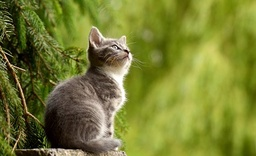
#> input picture Computer Vision/Image Saliency Detection (Python)/Code/cat.jpg, 256 x 156 px, shrunk from 557 x 340 before the run
$ python main.py   (older library calls are emulated)
#> lines starting #> are read from the running program, lines starting #| are printed output that depends on the picture
import cv2
import numpy
import numpy as np


def find_mean(img):
    sum = 0
    rows = img.shape[0]
    cols = img.shape[1]

    for i in range(rows):
        for j in range(cols):
            sum = sum + img[i][j]
    return sum / (rows * cols)


def luminance_contrast(img, n):
    rows = img.shape[0]
    cols = img.shape[1]
    S = np.zeros((rows, cols), np.float32)
    sum = 0.0
    I_bar = find_mean(img)

    for k in range(rows - 4):
        for l in range(cols - 4):
            sum = 0.0
            for i in range(5):
                for j in range(5):
                    sum = sum + img[k + i][l + j]
            average = sum / 25
            S[k][l] = abs(I_bar - average)
            S[k][l] = S[k][l] ** n
    return S


def normalize(img):
    rows = img.shape[0]
    cols = img.shape[1]

    fmin = np.min(img)
    fmax = np.max(img)
    L_C = np.interp(img, (fmin, fmax), (0, 255)).astype(np.uint8)
    # for i in range(rows):
    #     for j in range(cols):
    #         newimg[i][j] = ((img[i][j] - fmin) / (fmax - fmin)) * 255
    return L_C


def tensor_index(I1, I2):
    rows = I1.shape[0]
    cols = I1.shape[1]
    output = np.zeros((rows, cols), np.float32)

    I1 = I1 * I2

    for k in range(rows - 4):
        for l in range(cols - 4):
            sum = 0.0
            for i in range(5):
                for j in range(5):
                    sum = sum + (I1[k + i][l + j])
            output[k][l] = sum
    return output


def structure_tensor(img):
    # Gaussian Blur
    img = cv2.GaussianBlur(img, (3, 3), 7)

    # derivative in x-direction
    Ix = cv2.Sobel(img, cv2.CV_64F, 1, 0, ksize=5)

    # derivative in y-direction
    Iy = cv2.Sobel(img, cv2.CV_64F, 0, 1, ksize=5)

    Ix = tensor_index(Ix, Ix)
    Iy = tensor_index(Iy, Iy)
    IxIy = tensor_index(Ix, Iy)
    return Ix, Iy, IxIy


def Epsilon_calculation(Ix, Iy, IxIy):
    A = np.zeros((2, 2), np.float32)
    rows = img.shape[0]
    cols = img.shape[1]
    Epsilon = np.zeros((rows, cols), np.float32)
    sum = 0.0
    for i in range(rows):
        for j in range(cols):
            A[0][0] = Ix[i][j]
            A[0][1] = IxIy[i][j]
            A[1][0] = IxIy[i][j]
            A[1][1] = Iy[i][j]
            try:
                eigenvalues = np.linalg.eigvals(A)
                if np.any(np.isinf(eigenvalues)):
                    Epsilon[i][j] = 0
                else:
                    Epsilon[i][j] = abs(eigenvalues[1] - eigenvalues[0])
            except np.linalg.LinAlgError:
                Epsilon[i][j] = 0
    return Epsilon


def orientation_contrast(E1):
    rows = E1.shape[0]
    cols = E1.shape[1]
    S1 = np.zeros((rows, cols), np.float32)
    E1 = normalize(E1)
    for k in range(rows - 6):
        for o in range(cols - 6):
            sum = 0.0
            for i in range(7):
                for j in range(7):
                    sum = sum + abs(E1[k + i][o + j] - E1[k + 3][o + 3])
            S1[k][o] = sum
    return S1


def combination(SL, SD):
    rows = SL.shape[0]
    cols = SL.shape[1]
    S = np.zeros((rows, cols), np.float64)
    for i in range(rows):
        for j in range(cols):
            S[i][j] = SL[i][j] * SD[i][j]
    return S


img = cv2.imread('cat.jpg')
#> img is the input picture: shape (156, 256, 3); mean B, G, R 50.4, 125.9, 119.2
print(img.shape[0], img.shape[1])
#| 156 256
cv2.imshow('Original Image', img)

# conversion to 2D
img = cv2.cvtColor(img, cv2.COLOR_BGR2GRAY)
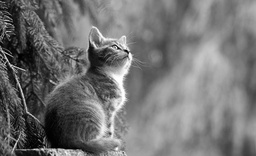
#> img: shape (156, 256); min 0, max 255, mean 115.3

L_C = luminance_contrast(img, 2)
#> after the loop in find_mean, `for i in range(rows):`: sum = 4604464
#> in luminance_contrast, `I_bar = find_mean(img)`: I_bar = 115.3
#> after the loop in luminance_contrast, `for k in range(rows - 4):`:
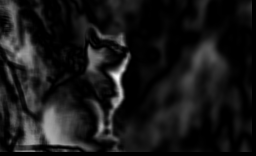
#> S: shape (156, 256) float32; min 0, max 19083.7, mean 1817.4; drawn with min black and max white
L_C_show = normalize(L_C)
#> in normalize, `fmin = np.min(img)`: fmin = 0
#> in normalize, `fmax = np.max(img)`: fmax = 19083.7
cv2.imshow('2nd order statistics', L_C_show)

Ix, Iy, IxIy = structure_tensor(img)
#> in structure_tensor, `Ix = cv2.Sobel(img, cv2.CV_64F, 1, 0, ksize=5)`:
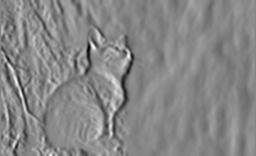
#> Ix: shape (156, 256) float64; min -5524, max 4957, mean 21.9; drawn with min black and max white
#> in structure_tensor, `Iy = cv2.Sobel(img, cv2.CV_64F, 0, 1, ksize=5)`:
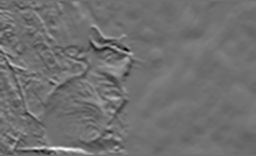
#> Iy: shape (156, 256) float64; min -5692, max 7187, mean -2.8; drawn with min black and max white
#> after the loop in tensor_index (call 3), `for k in range(rows - 4):`:
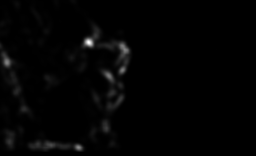
#> output: shape (156, 256) float32; min 0, max 7.79e+17, mean 1.09e+16; drawn with min black and max white
Ix = cv2.GaussianBlur(Ix, (3, 3), 3)
Iy = cv2.GaussianBlur(Iy, (3, 3), 3)
IxIy = cv2.GaussianBlur(IxIy, (3, 3), 3)
E = Epsilon_calculation(Ix, Iy, IxIy)
#> after the loop in Epsilon_calculation, `for i in range(rows):`: A = [[0, 0], [0, 0]]
S = orientation_contrast(E)
#> after the loop in orientation_contrast, `for k in range(rows - 6):`:
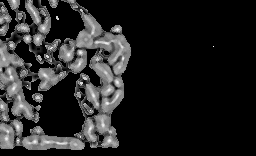
#> S1: shape (156, 256) float32; min 0, max 12240, mean 1702.8; drawn with min black and max white
S_show = normalize(S)
cv2.imshow('Directional Coherence Image', S_show)
S = combination(L_C, S)
#> after the loop in combination, `for i in range(rows):`:
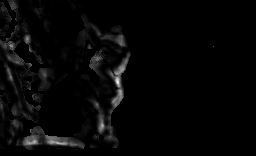
#> S: shape (156, 256) float64; min 0, max 179682672, mean 4588949; drawn with min black and max white
S = normalize(S)
cv2.imshow('Output Image', S)

cv2.waitKey(0)

$ run again, with Computer Vision/Image Saliency Detection (Python)/Code/child.jpg copied over Computer Vision/Image Saliency Detection (Python)/Code/cat.jpg
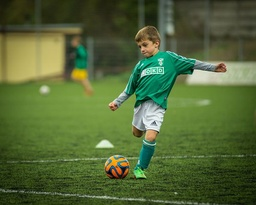
#> input picture Computer Vision/Image Saliency Detection (Python)/Code/child.jpg, 256 x 205 px, shrunk from 598 x 480 before the run
#> img is the input picture: shape (205, 256, 3); mean B, G, R 55.6, 103.1, 83.5
#| 205 256
#> `img = cv2.cvtColor(img, cv2.COLOR_BGR2GRAY)`:
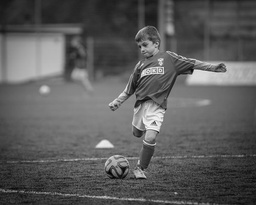
#> img: shape (205, 256); min 1, max 254, mean 91.8
#> after the loop in find_mean, `for i in range(rows):`: sum = 4818695
#> I_bar = 91.82
#> fmin = 0
#> fmax = 18599.6
#> after the loop in Epsilon_calculation, `for i in range(rows):`: A = [[0, 0], [0, 0]]
#> after the loop in combination, `for i in range(rows):`:
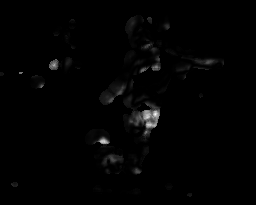
#> S: shape (205, 256) float64; min 0, max 167678736, mean 1773177.6; drawn with min black and max white

$ run again, with Computer Vision/Image Saliency Detection (Python)/Code/cricket.jpg copied over Computer Vision/Image Saliency Detection (Python)/Code/cat.jpg
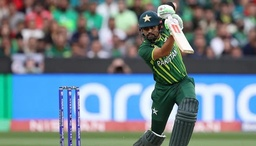
#> input picture Computer Vision/Image Saliency Detection (Python)/Code/cricket.jpg, 256 x 146 px, shrunk from 700 x 400 before the run
#> img is the input picture: shape (146, 256, 3); mean B, G, R 139.7, 130.7, 113.3
#| 146 256
#> after the loop in find_mean, `for i in range(rows):`: sum = 4729267
#> I_bar = 126.5
#> fmin = 0
#> fmax = 14998.4
#> after the loop in Epsilon_calculation, `for i in range(rows):`: A = [[0, 0], [0, 0]]
#> after the loop in orientation_contrast, `for k in range(rows - 6):`:
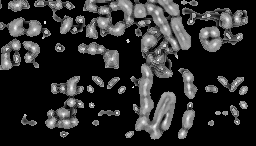
#> S1: shape (146, 256) float32; min 0, max 12194, mean 2165.9; drawn with min black and max white
#> after the loop in combination, `for i in range(rows):`:
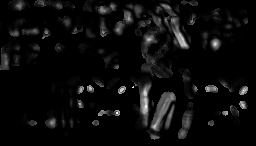
#> S: shape (146, 256) float64; min 0, max 150447744, mean 6978878.6; drawn with min black and max white

$ run again, with Computer Vision/Image Saliency Detection (Python)/Code/dogs.jpg copied over Computer Vision/Image Saliency Detection (Python)/Code/cat.jpg
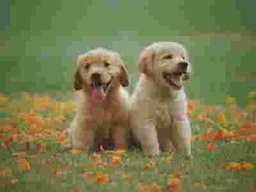
#> input picture Computer Vision/Image Saliency Detection (Python)/Code/dogs.jpg, 256 x 192 px, shrunk from 400 x 300 before the run
#> img is the input picture: shape (192, 256, 3); mean B, G, R 78, 122.3, 120
#| 192 256
#> after the loop in find_mean, `for i in range(rows):`: sum = 5728221
#> I_bar = 116.5
#> fmin = 0
#> fmax = 10318.3
#> after the loop in Epsilon_calculation, `for i in range(rows):`: A = [[0, 0], [0, 0]]
#> after the loop in combination, `for i in range(rows):`:
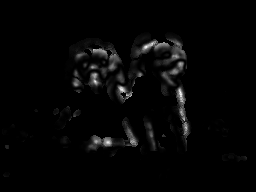
#> S: shape (192, 256) float64; min 0, max 66972732, mean 1432243.1; drawn with min black and max white
